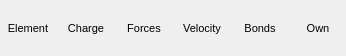
<?xml version="1.0" encoding="UTF-8"?>
<ui version="4.0">
 <class>ViewColourSchemePopup</class>
 <widget class="QWidget" name="ViewColourSchemePopup">
  <property name="geometry">
   <rect>
    <x>0</x>
    <y>0</y>
    <width>346</width>
    <height>56</height>
   </rect>
  </property>
  <property name="sizePolicy">
   <sizepolicy hsizetype="Minimum" vsizetype="Minimum">
    <horstretch>0</horstretch>
    <verstretch>0</verstretch>
   </sizepolicy>
  </property>
  <property name="font">
   <font>
    <pointsize>8</pointsize>
   </font>
  </property>
  <property name="windowTitle">
   <string>View ColourScheme Popup</string>
  </property>
  <layout class="QHBoxLayout" name="horizontalLayout">
   <property name="spacing">
    <number>2</number>
   </property>
   <property name="leftMargin">
    <number>0</number>
   </property>
   <property name="topMargin">
    <number>0</number>
   </property>
   <property name="rightMargin">
    <number>0</number>
   </property>
   <property name="bottomMargin">
    <number>0</number>
   </property>
   <item>
    <widget class="TMenuButton" name="ElementButton">
     <property name="minimumSize">
      <size>
       <width>56</width>
       <height>56</height>
      </size>
     </property>
     <property name="maximumSize">
      <size>
       <width>56</width>
       <height>56</height>
      </size>
     </property>
     <property name="toolTip">
      <string>Colour atoms by atomic charge</string>
     </property>
     <property name="text">
      <string>Element</string>
     </property>
     <property name="icon">
      <iconset resource="icons.qrc">
       <normaloff>:/colourscheme/icons/colourscheme_element.png</normaloff>:/colourscheme/icons/colourscheme_element.png</iconset>
     </property>
     <property name="iconSize">
      <size>
       <width>30</width>
       <height>30</height>
      </size>
     </property>
     <property name="shortcut">
      <string>Ctrl+7</string>
     </property>
     <property name="checkable">
      <bool>true</bool>
     </property>
     <property name="autoExclusive">
      <bool>false</bool>
     </property>
     <property name="toolButtonStyle">
      <enum>Qt::ToolButtonTextUnderIcon</enum>
     </property>
     <property name="autoRaise">
      <bool>true</bool>
     </property>
    </widget>
   </item>
   <item>
    <widget class="TMenuButton" name="ChargeButton">
     <property name="minimumSize">
      <size>
       <width>56</width>
       <height>56</height>
      </size>
     </property>
     <property name="maximumSize">
      <size>
       <width>56</width>
       <height>56</height>
      </size>
     </property>
     <property name="toolTip">
      <string>Colour atoms by atomic charge</string>
     </property>
     <property name="text">
      <string>Charge</string>
     </property>
     <property name="icon">
      <iconset resource="icons.qrc">
       <normaloff>:/colourscheme/icons/colourscheme_charge.png</normaloff>:/colourscheme/icons/colourscheme_charge.png</iconset>
     </property>
     <property name="iconSize">
      <size>
       <width>30</width>
       <height>30</height>
      </size>
     </property>
     <property name="shortcut">
      <string>Ctrl+7</string>
     </property>
     <property name="checkable">
      <bool>true</bool>
     </property>
     <property name="autoExclusive">
      <bool>false</bool>
     </property>
     <property name="toolButtonStyle">
      <enum>Qt::ToolButtonTextUnderIcon</enum>
     </property>
     <property name="autoRaise">
      <bool>true</bool>
     </property>
    </widget>
   </item>
   <item>
    <widget class="TMenuButton" name="ForceButton">
     <property name="minimumSize">
      <size>
       <width>56</width>
       <height>56</height>
      </size>
     </property>
     <property name="maximumSize">
      <size>
       <width>56</width>
       <height>56</height>
      </size>
     </property>
     <property name="toolTip">
      <string>Colour atoms by the magnitude of their force</string>
     </property>
     <property name="text">
      <string>Forces</string>
     </property>
     <property name="icon">
      <iconset resource="icons.qrc">
       <normaloff>:/colourscheme/icons/colourscheme_force.png</normaloff>:/colourscheme/icons/colourscheme_force.png</iconset>
     </property>
     <property name="iconSize">
      <size>
       <width>30</width>
       <height>30</height>
      </size>
     </property>
     <property name="shortcut">
      <string>Ctrl+8</string>
     </property>
     <property name="checkable">
      <bool>true</bool>
     </property>
     <property name="autoExclusive">
      <bool>false</bool>
     </property>
     <property name="toolButtonStyle">
      <enum>Qt::ToolButtonTextUnderIcon</enum>
     </property>
     <property name="autoRaise">
      <bool>true</bool>
     </property>
    </widget>
   </item>
   <item>
    <widget class="TMenuButton" name="VelocityButton">
     <property name="minimumSize">
      <size>
       <width>56</width>
       <height>56</height>
      </size>
     </property>
     <property name="maximumSize">
      <size>
       <width>56</width>
       <height>56</height>
      </size>
     </property>
     <property name="toolTip">
      <string>Colour atoms by the magnitude of their velocity</string>
     </property>
     <property name="text">
      <string>Velocity</string>
     </property>
     <property name="icon">
      <iconset resource="icons.qrc">
       <normaloff>:/colourscheme/icons/colourscheme_velocity.png</normaloff>:/colourscheme/icons/colourscheme_velocity.png</iconset>
     </property>
     <property name="iconSize">
      <size>
       <width>30</width>
       <height>30</height>
      </size>
     </property>
     <property name="shortcut">
      <string>Ctrl+9</string>
     </property>
     <property name="checkable">
      <bool>true</bool>
     </property>
     <property name="autoExclusive">
      <bool>false</bool>
     </property>
     <property name="toolButtonStyle">
      <enum>Qt::ToolButtonTextUnderIcon</enum>
     </property>
     <property name="autoRaise">
      <bool>true</bool>
     </property>
    </widget>
   </item>
   <item>
    <widget class="TMenuButton" name="BondsButton">
     <property name="minimumSize">
      <size>
       <width>56</width>
       <height>56</height>
      </size>
     </property>
     <property name="maximumSize">
      <size>
       <width>56</width>
       <height>56</height>
      </size>
     </property>
     <property name="toolTip">
      <string>Colour atoms by the magnitude of their velocity</string>
     </property>
     <property name="text">
      <string>Bonds</string>
     </property>
     <property name="icon">
      <iconset resource="icons.qrc">
       <normaloff>:/colourscheme/icons/colourscheme_bonds.png</normaloff>:/colourscheme/icons/colourscheme_bonds.png</iconset>
     </property>
     <property name="iconSize">
      <size>
       <width>30</width>
       <height>30</height>
      </size>
     </property>
     <property name="shortcut">
      <string>Ctrl+9</string>
     </property>
     <property name="checkable">
      <bool>true</bool>
     </property>
     <property name="autoExclusive">
      <bool>false</bool>
     </property>
     <property name="toolButtonStyle">
      <enum>Qt::ToolButtonTextUnderIcon</enum>
     </property>
     <property name="autoRaise">
      <bool>true</bool>
     </property>
    </widget>
   </item>
   <item>
    <widget class="TMenuButton" name="OwnButton">
     <property name="minimumSize">
      <size>
       <width>56</width>
       <height>56</height>
      </size>
     </property>
     <property name="maximumSize">
      <size>
       <width>56</width>
       <height>56</height>
      </size>
     </property>
     <property name="toolTip">
      <string>Colour atoms according to their individually-assigned colours</string>
     </property>
     <property name="text">
      <string>Own</string>
     </property>
     <property name="icon">
      <iconset resource="icons.qrc">
       <normaloff>:/colourscheme/icons/colourscheme_own.png</normaloff>:/colourscheme/icons/colourscheme_own.png</iconset>
     </property>
     <property name="iconSize">
      <size>
       <width>30</width>
       <height>30</height>
      </size>
     </property>
     <property name="shortcut">
      <string>Ctrl+0, Ctrl+S</string>
     </property>
     <property name="checkable">
      <bool>true</bool>
     </property>
     <property name="autoExclusive">
      <bool>false</bool>
     </property>
     <property name="toolButtonStyle">
      <enum>Qt::ToolButtonTextUnderIcon</enum>
     </property>
     <property name="autoRaise">
      <bool>true</bool>
     </property>
    </widget>
   </item>
  </layout>
 </widget>
 <customwidgets>
  <customwidget>
   <class>TMenuButton</class>
   <extends>QToolButton</extends>
   <header>tmenubutton.hui</header>
  </customwidget>
 </customwidgets>
 <resources>
  <include location="icons.qrc"/>
 </resources>
 <connections/>
</ui>
